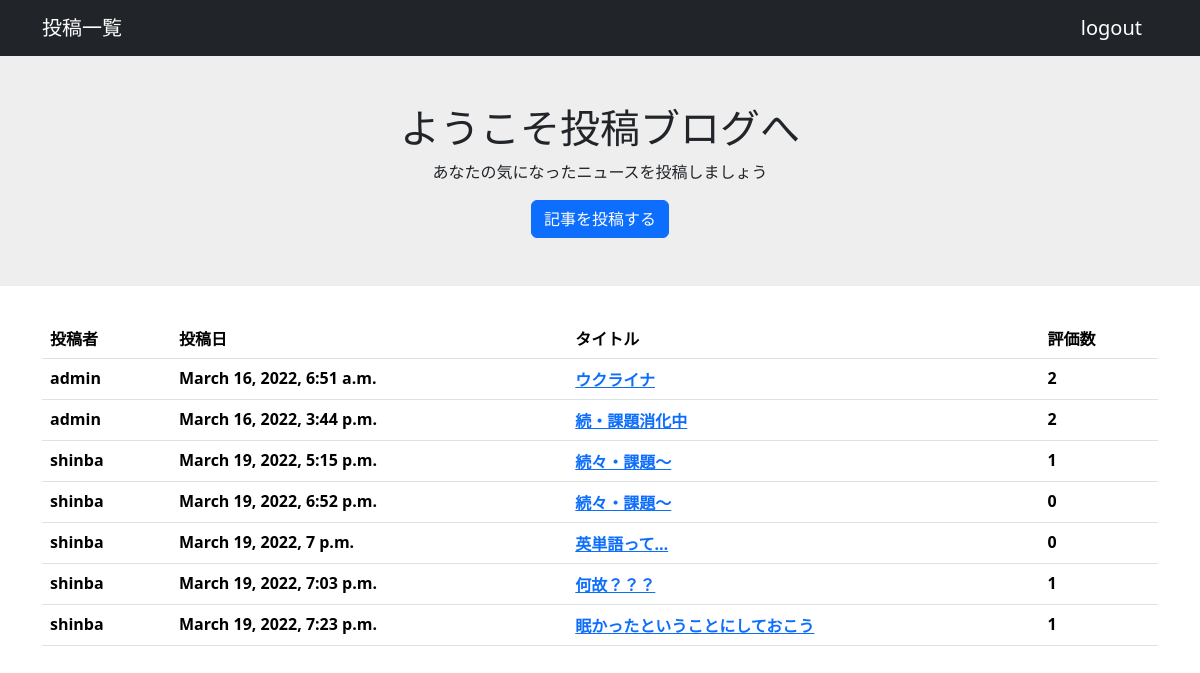
The app's page / (signed in), older data.
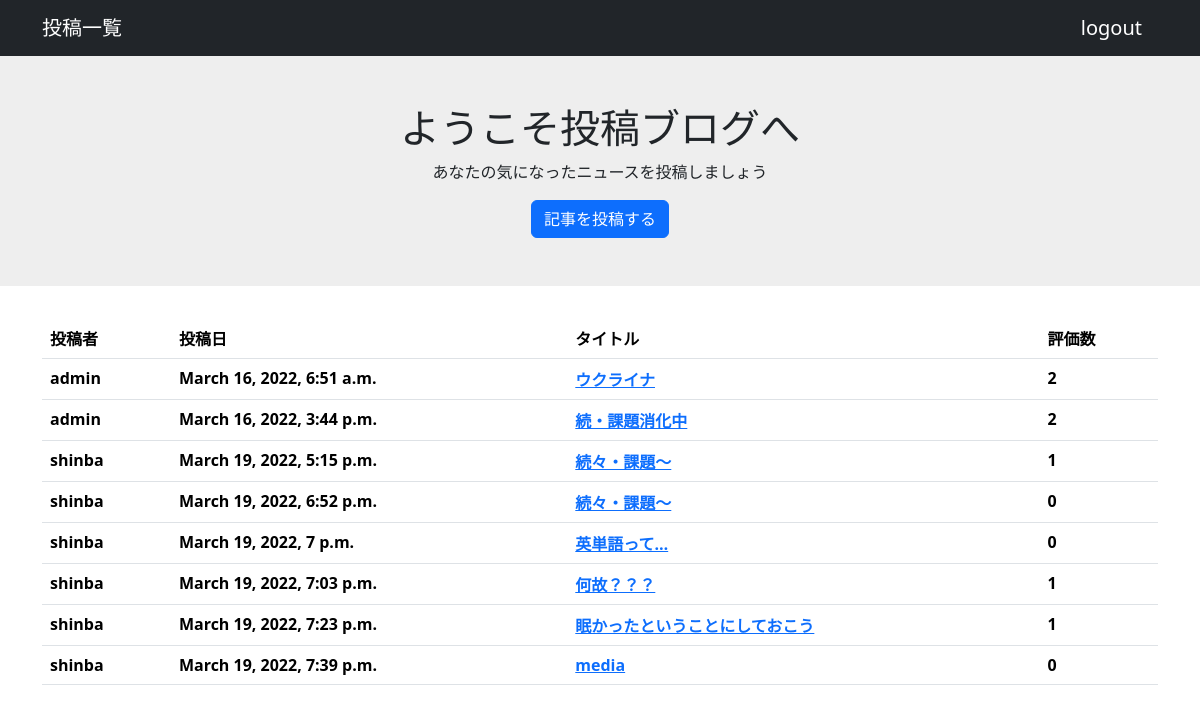
The same page, newer data.
### postingapp/models.py (models this page shows, shortened)
class PostingModel(models.Model):
    title = models.CharField(max_length=100)
    content = models.TextField()
    author = models.ForeignKey(User, on_delete=models.CASCADE)
    images = models.ImageField(upload_to='')
    useful_review = models.IntegerField(null=True, blank=True, default=0)
    useful_review_record = models.TextField()
    evaluation = models.CharField(max_length=10, choices=EVALUATION_CHOICES)
    created_at = models.DateTimeField("投稿日", auto_now_add=True)
    updated_at = models.DateTimeField("更新日", auto_now=True)

### postingapp/views.py (the view)
# urls.py: path('',top,name='top'),
@login_required
def top(request):
    object_list=PostingModel.objects.all()
    return render(request,'top.html',{'object_list':object_list})

### templates/top.html
{% extends 'base.html' %}
{% block content %}
<div class="welcome">
    <h1 class="title">ようこそ投稿ブログへ</h1>
    <p class="subtitle">あなたの気になったニュースを投稿しましょう</p>
    <a class="btn btn-primary" href="{% url 'create' %}">記事を投稿する</a>
</div>
<div class="container">
<table class="table">
    <thead>
        <th>投稿者</th>
        <th>投稿日</th>
        <th>タイトル</th>
        <th>評価数</th>
    </thead>
    <tbody>
    {% for item in object_list %}
        <tr>
            <th>{{ item.author }}</th>
            <th>{{ item.created_at }}</th>
            <th><a href="{% url 'detail' item.pk %}">{{ item.title }}</a></th>
            <th>{{ item.useful_review }}</th>
        </tr>
    {% endfor %}
    </tbody>
</table>
</div>
{% endblock content %}

Row changes from the older to the newer data that the page shows:
added PostingModel: author "shinba", created_at "March 19, 2022, 7:39 p.m.", title "media", useful_review "0"
